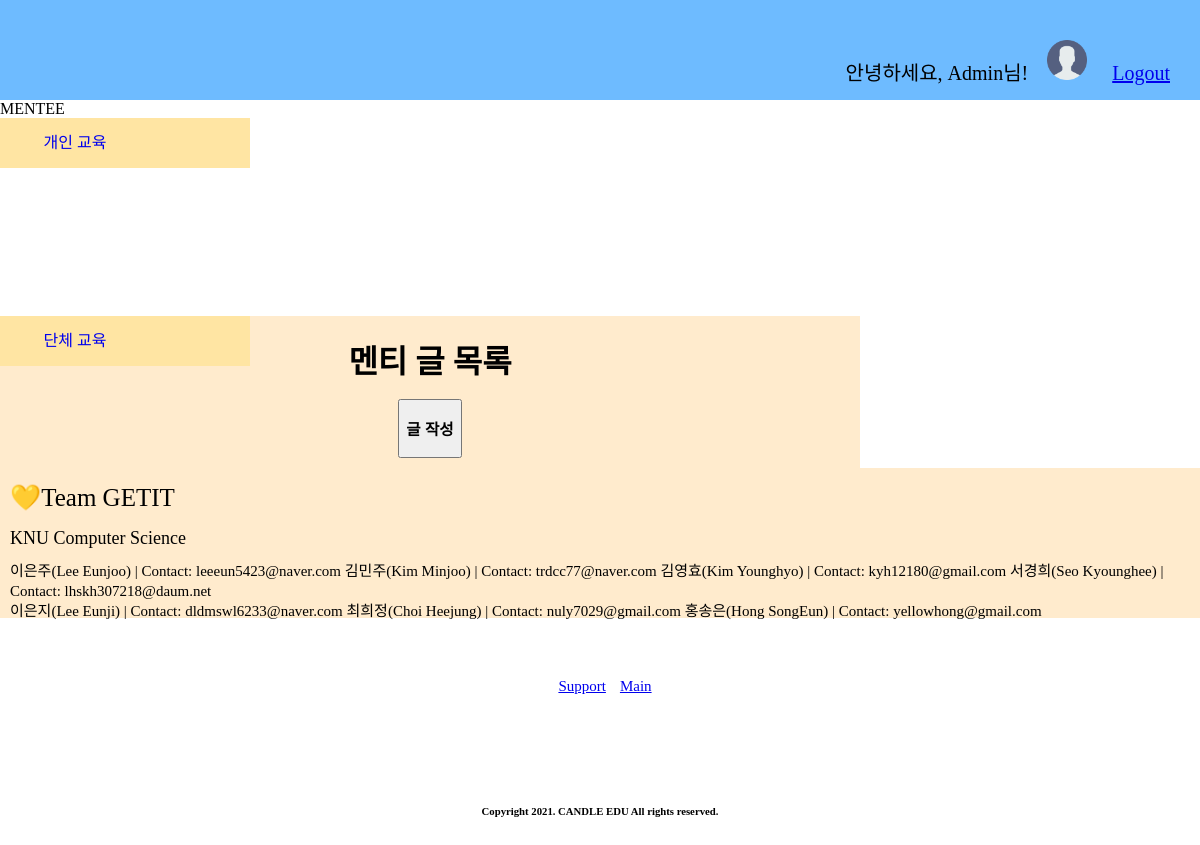
/mentee_board/ (signed in), run on an earlier commit of the app's database.
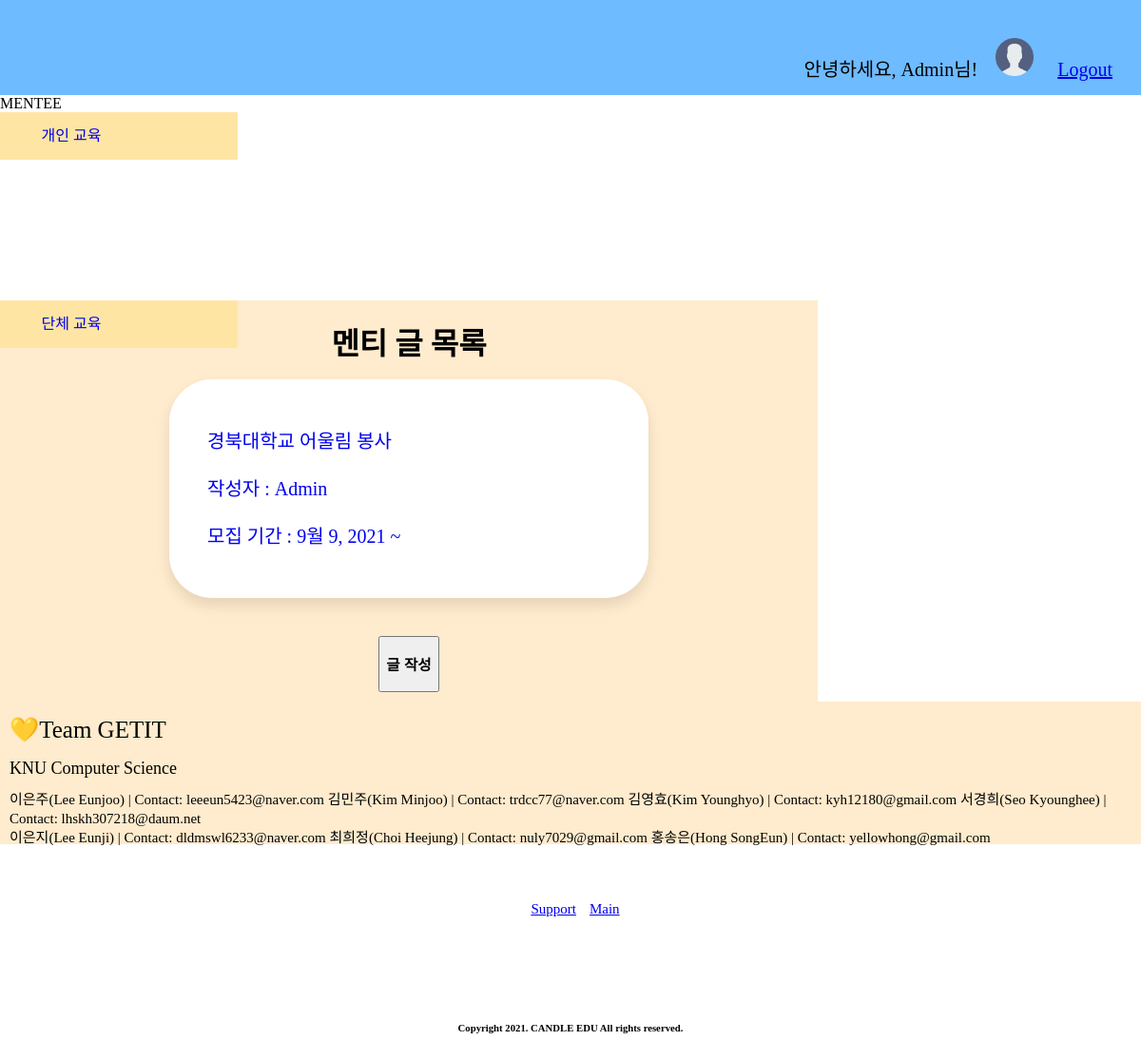
And on a later commit of the database.
### blog/models.py (models this page shows, shortened)
class mentee(models.Model):
    title = models.CharField(max_length=100) #글 제목
    user = models.ForeignKey(settings.AUTH_USER_MODEL, on_delete=models.CASCADE) #related_name 필드?
    pub_date = models.DateTimeField(auto_now_add=True) #자동으로 글 올린 날짜 저장. 수정불가 #생성날짜
    startdate = models.DateField(null=True) #모집시작일
    endDate = models.DateField(blank=True) #모집종료일
    study_times = models.TextField(blank=True) #교육을 원하는 시간대
    study_day = models.TextField(blank=True) #그냥 입력하게 하도록 #봉사요일
    mentoringType = models.TextField(blank=True)
    phone = models.TextField(blank=True)
    subject = models.TextField(blank=True) #희망과목
    study_place = models.TextField(blank=True)# 봉사장소
    place_latitude = models.FloatField(default=0.0) #모집기관 위도
    place_longitude = models.FloatField(default=0.0) #모집기관 경도
    grade = models.TextField(blank=True)# 봉사장소
    files = models.FileField(null=True, blank=True, upload_to="")#첨부파일

### accounts/models.py (models this page shows)
class User(AbstractUser):
    name = models.TextField(max_length=200, blank=True)
    birth_date = models.DateField(null=True, blank=True)
    email = models.TextField(max_length=200, blank=True)
    phone = models.TextField(max_length=200, blank=True)

### blog/views.py (the view)
# urls.py: path('mentee_board/', mentee_board, name="mentee_board"),
def mentee_board(request):
    mentees = mentee.objects.all()
    return render(request, 'mentee_board.html', {'mentees':mentees})

### template/mentee_board.html (shortened to what this page needs)
{% extends 'base.html' %}
{% block content %}
    <link rel="stylesheet" href="../../static/css/mentor_list.css">
    <div id="middle">
        <div>
            <div id="sidebar">
                <div class="menutitle">MENTEE</div>
                <ul>
                    <li>
                        <a href="#">개인 교육</a>
                    </li>
                </ul>
            </div>
            <br><br><br><br><br><br><br><br><br><br><br><br>
            <div id="sidebar">
                <ul>
                    <li>
                        <a href="#">단체 교육</a>
                    </li>
                </ul>
            </div>
        </div>
        <div>
    <div id="section">
        <h1> 멘티 글 목록 </h1>
        {% for mentee in mentees %}
            <div class="card">
                <a href="{% url 'mentee_detail' mentee.id %}" style="text-decoration:none;">
                <div class="card-body" >
                    <br>
                    <p class="title"> {{ mentee.title }}</p>
                    <p class="user">작성자 : {{ mentee.user }}</p>
                    <p class="recruit_term">모집 기간 : {{ mentee.startdate }} ~ {{ mentee.enddate }} </p>
                    <br>
                </div>
                </a>
            </div>
        {% endfor %}
        <button class="button" onclick="location.href='/mentee_post'">
            <h3>글 작성</h3>
        </button>
    </div>
{% endblock %}

What changed in the data, as far as the page shows it:
added mentee: title "경북대학교 어울림 봉사", user "Admin", startdate "9월 9, 2021"
